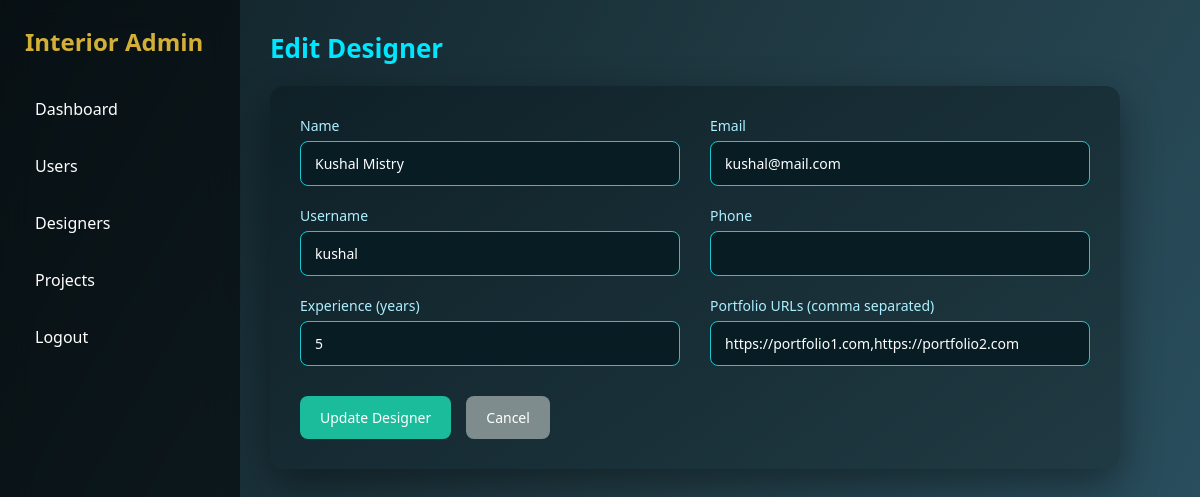
The page /admin-panel/admin/edit_designer.php?id=u2 (signed in) on the database its author committed.
### tables this page shows
CREATE TABLE Designer (
    id CHAR(20) PRIMARY KEY,
    bio TEXT,
    experience_years INT,
    portfolio_urls JSON,
    rating DECIMAL(2,1) DEFAULT 0.0,
    CONSTRAINT fk_designer_user
        FOREIGN KEY (id) REFERENCES User(id)
        ON DELETE CASCADE
);

CREATE TABLE User (
    id CHAR(20) PRIMARY KEY,
    name VARCHAR(100),
    email VARCHAR(15) UNIQUE NOT NULL,
    username VARCHAR(50) UNIQUE NOT NULL,
    password_hash VARCHAR(50),
    phone VARCHAR(10),
    profile_pic_url TEXT,
    dob DATE,
    role ENUM('user','designer','admin') DEFAULT 'user',
    created_at TIMESTAMP DEFAULT CURRENT_TIMESTAMP
);

### admin-panel/admin/edit_designer.php (the view, shortened to what this page needs)
<?php
include '../config.php';
$id = $_GET['id'];
$sql = "
SELECT
    u.id, u.name, u.email, u.username, u.phone,
    d.bio, d.experience_years, d.portfolio_urls
FROM User u
LEFT JOIN Designer d ON u.id = d.id
WHERE u.id=? AND u.role='designer'
";
$stmt = mysqli_prepare($conn, $sql);
mysqli_stmt_bind_param($stmt, "s", $id);
mysqli_stmt_execute($stmt);
$result = mysqli_stmt_get_result($stmt);
$designer = mysqli_fetch_assoc($result);
?>
<!DOCTYPE html>
<html>
<head>
    <link rel="stylesheet" href="../assets/css/dashboard.css">
</head>
<body>
    <?php include __DIR__ . '/layout/sidebar.php'; ?>
    <div class="main">
        <h1 class="page-title">Edit Designer</h1>
        <div class="form-card">
            <form method="POST" action="update_designer.php" class="designer-form">
                <div class="form-group">
                    <label>Name</label>
                    <input type="text" name="name" value="<?= htmlspecialchars($designer['name']) ?>">
                </div>
                <div class="form-group">
                    <label>Email</label>
                    <input type="email" name="email" value="<?= htmlspecialchars($designer['email']) ?>">
                </div>
                <div class="form-group">
                    <label>Username</label>
                    <input type="text" name="username" value="<?= htmlspecialchars($designer['username']) ?>">
                </div>
                <div class="form-group">
                    <label>Phone</label>
                    <input type="text" name="phone" value="<?= htmlspecialchars($designer['phone']) ?>">
                </div>
                <div class="form-group">
                    <label>Experience (years)</label>
                    <input type="number" name="experience_years"
                        value="<?= htmlspecialchars($designer['experience_years'] ?? '') ?>">
                </div>
                <div class="form-group">
                    <label>Portfolio URLs (comma separated)</label>
                    <input type="text" name="portfolio_urls"
                        value="<?= htmlspecialchars(
                                    implode(',', json_decode($designer['portfolio_urls'] ?? '[]', true))
                                ) ?>">
                </div>
                <div class="form-actions">
                    <button class="btn btn-update">Update Designer</button>
                    <a href="designers.php" class="btn btn-cancel">Cancel</a>
                </div>
            </form>
        </div>
    </div>
</body>
</html>

### admin-panel/assets/css/dashboard.css (style rules this page uses)
* { margin: 0; padding: 0; box-sizing: border-box; font-family: 'Segoe UI', sans-serif; }
body { background: linear-gradient(120deg, #0f2027, #203a43, #2c5364); color: #fff; display: flex; }
.main { flex: 1; padding: 30px; }
.btn { padding: 6px 12px; border-radius: 6px; font-size: 13px; text-decoration: none; color: white; border: none; cursor: pointer; transition: all 0.2s ease; }
.page-title { margin-bottom: 20px; font-size: 26px; color: #00e6ff; }
.form-card { max-width: 850px; background: linear-gradient(145deg, #0f2027, #203a43); padding: 30px; border-radius: 14px; box-shadow: 0 15px 40px rgba(0,0,0,0.4); }
.designer-form { display: grid; grid-template-columns: repeat(2, 1fr); gap: 22px; }
.form-actions { grid-column: span 2; display: flex; gap: 14px; margin-top: 10px; }
.form-group label { display: block; margin-bottom: 6px; font-size: 14px; color: #aeefff; }
.form-group input { width: 100%; padding: 12px 14px; border-radius: 8px; border: 1px solid #1cc7d0; background: #081c24; color: #fff; font-size: 14px; outline: none; }
.btn { padding: 12px 20px; border-radius: 8px; font-size: 14px; border: none; cursor: pointer; text-decoration: none; color: #fff; transition: 0.2s ease; }
.btn-update { background: #1abc9c; }
.btn-cancel { background: #7f8c8d; }
.designer-form { display: grid; grid-template-columns: repeat(2, 1fr); gap: 20px 30px; }
.form-group { display: flex; flex-direction: column; }
.form-actions { grid-column: span 2; display: flex; gap: 15px; justify-content: flex-start; }

### rows shown on the page
designer: name "Kushal Mistry", email "kushal@mail.com", username "kushal", experience_years "5", portfolio_urls "https://portfolio1.com,https://portfolio2.com"
